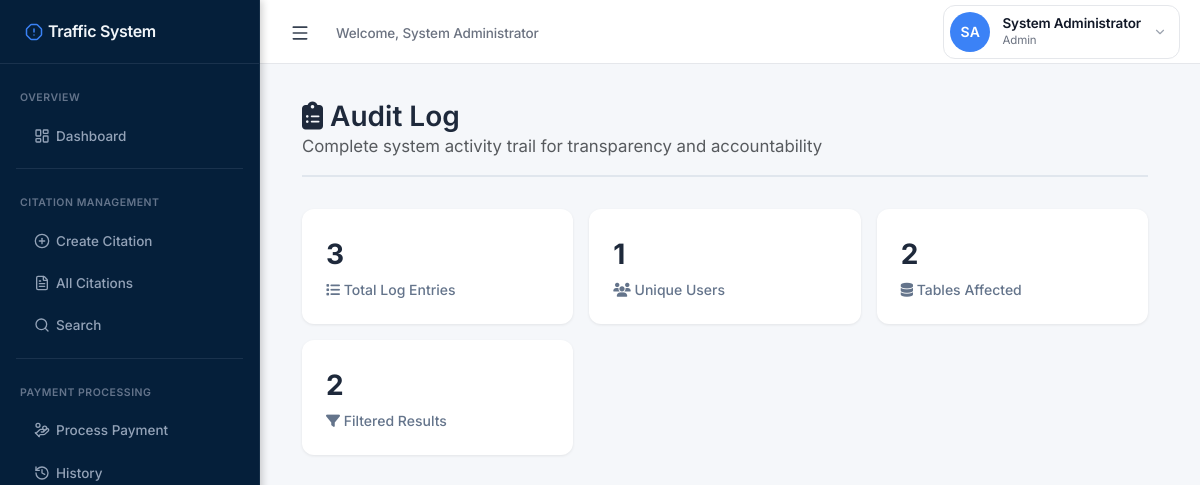
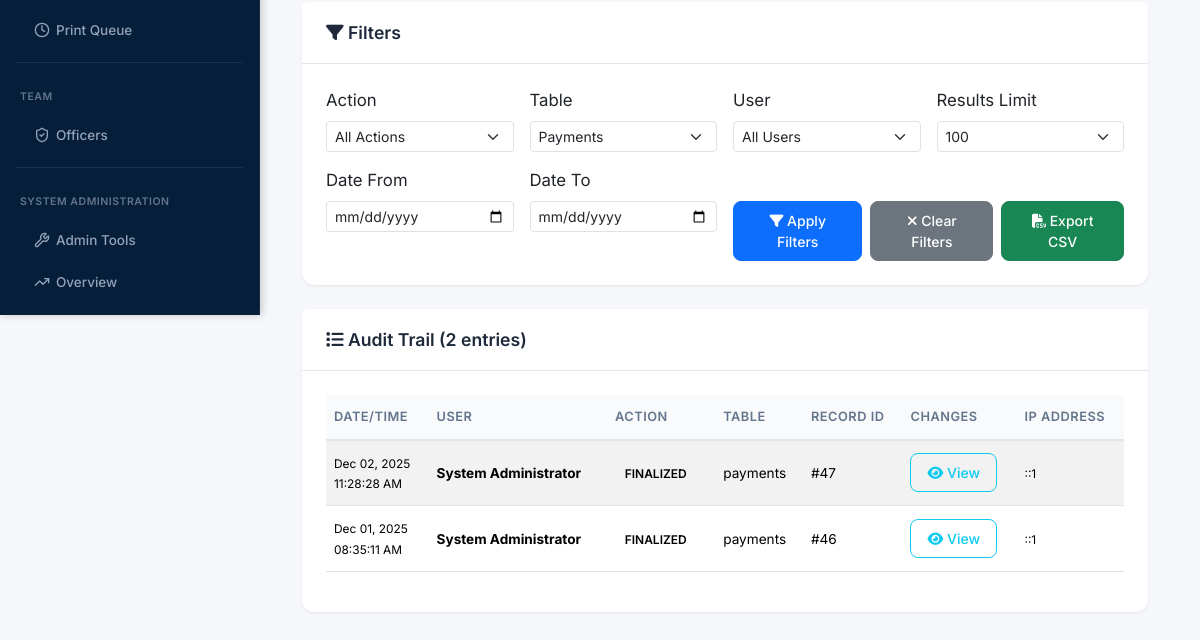
The page /public/admin/audit_log.php?table=payments (signed in) on the database as committed earlier (2 pictures, top to bottom).
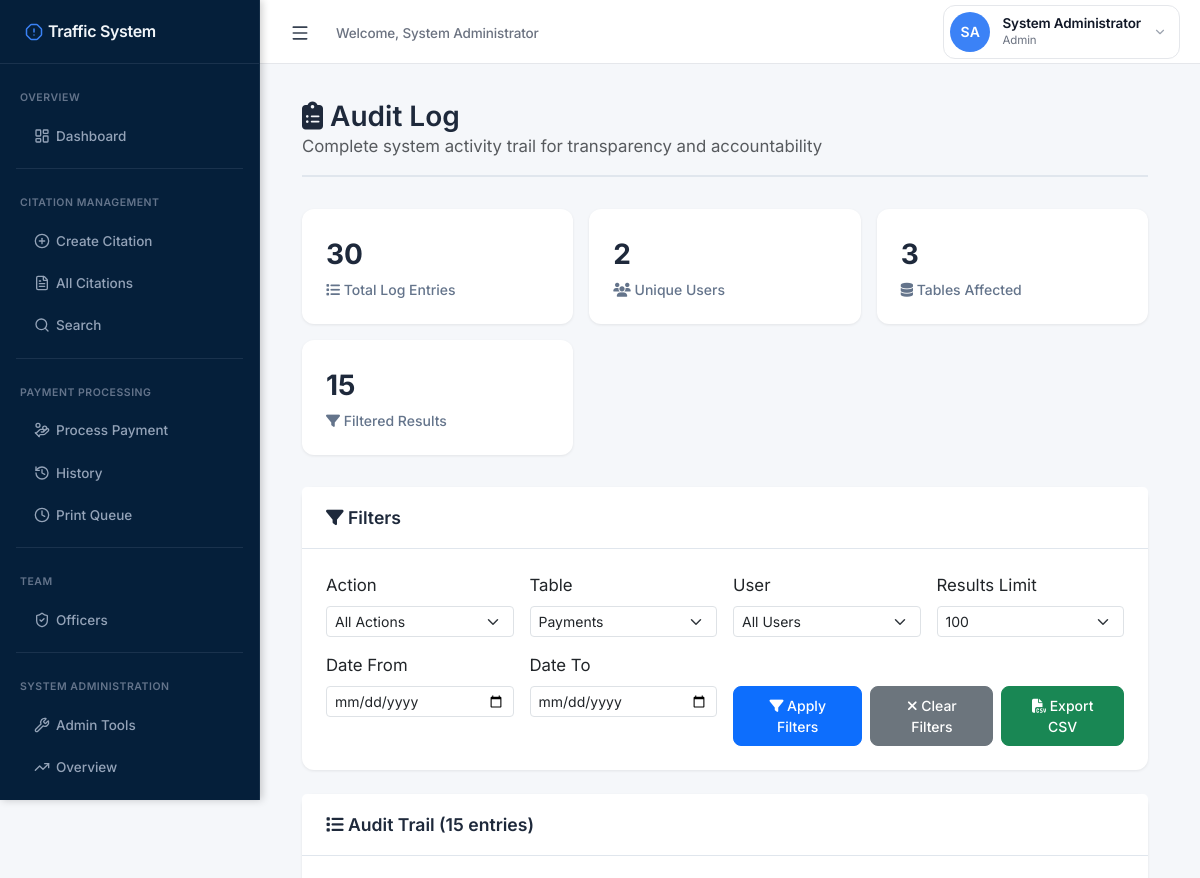
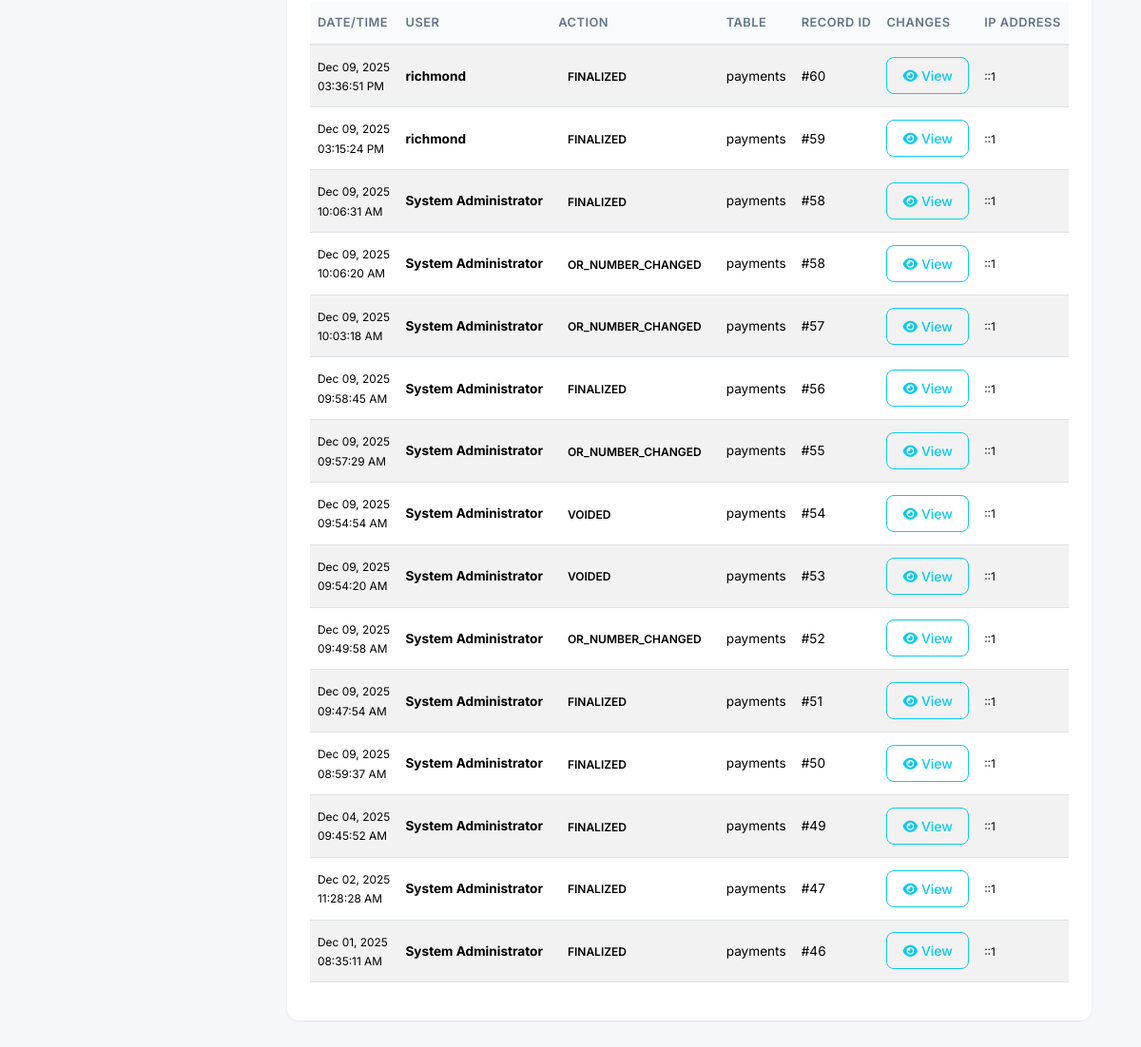
The same page on the database as committed later (2 pictures, top to bottom).
### tables this page shows
CREATE TABLE `audit_log` (
  `audit_id` int(11) NOT NULL,
  `user_id` int(11) DEFAULT NULL,
  `action` varchar(50) NOT NULL,
  `table_name` varchar(50) NOT NULL,
  `record_id` int(11) DEFAULT NULL,
  `old_values` longtext DEFAULT NULL CHECK (json_valid(`old_values`)),
  `new_values` longtext DEFAULT NULL CHECK (json_valid(`new_values`)),
  `ip_address` varchar(45) DEFAULT NULL,
  `user_agent` text DEFAULT NULL,
  `created_at` datetime NOT NULL DEFAULT current_timestamp()
);

CREATE TABLE `users` (
  `user_id` int(11) NOT NULL,
  `username` varchar(50) NOT NULL,
  `password_hash` varchar(255) NOT NULL,
  `full_name` varchar(100) NOT NULL,
  `email` varchar(100) NOT NULL,
  `role` enum('user','admin','enforcer','cashier') NOT NULL DEFAULT 'user' COMMENT 'User role: user=read-only, enforcer=field officer, cashier=payment processor, admin=full access',
  `status` enum('active','inactive','suspended') NOT NULL DEFAULT 'active',
  `last_login` datetime DEFAULT NULL,
  `created_at` datetime NOT NULL DEFAULT current_timestamp(),
  `updated_at` datetime DEFAULT NULL ON UPDATE current_timestamp(),
  `created_by` int(11) DEFAULT NULL,
  `failed_login_attempts` int(11) DEFAULT 0,
  `locked_until` datetime DEFAULT NULL
);

### includes/functions.php (called while the page is built, shortened)
<?php
function sanitize($data) {
    return trim($data);
}
?>

### services/AuditService.php (called while the page is built, shortened)
<?php
class AuditService {
    private $pdo;
    private $tableName = 'audit_log';
    public function __construct($pdo) {
        $this->pdo = $pdo;
    }
    public function getRecentActivity($limit = 100, $filters = []) {
        $where = [];
        $params = [];
        if (!empty($filters['table_name'])) {
            $where[] = "a.table_name = :table_name";
            $params[':table_name'] = $filters['table_name'];
        }
        $whereClause = !empty($where) ? 'WHERE ' . implode(' AND ', $where) : '';
        $sql = "SELECT
                    a.*,
                    u.username,
                    u.full_name as user_name
                FROM {$this->tableName} a
                LEFT JOIN users u ON a.user_id = u.user_id
                {$whereClause}
                ORDER BY a.created_at DESC
                LIMIT :limit";
        $stmt = $this->pdo->prepare($sql);
        foreach ($params as $key => $value) {
            $stmt->bindValue($key, $value);
        }
        $stmt->bindValue(':limit', $limit, PDO::PARAM_INT);
        $stmt->execute();
        return $stmt->fetchAll(PDO::FETCH_ASSOC);
    }
}

### public/admin/audit_log.php (the view, shortened to what the changed rows need)
<?php
require_once ROOT_PATH . '/includes/functions.php';
require_once ROOT_PATH . '/includes/auth.php';
require_once ROOT_PATH . '/services/AuditService.php';
$pdo = getPDO();
$auditService = new AuditService($pdo);
$filters = [];
$table = isset($_GET['table']) ? sanitize($_GET['table']) : '';
$limit = isset($_GET['limit']) ? min(500, max(10, (int)$_GET['limit'])) : 100;
if ($table) $filters['table_name'] = $table;
$auditLogs = $auditService->getRecentActivity($limit, $filters);
$sql = "SELECT
            COUNT(*) as total_logs,
            COUNT(DISTINCT user_id) as unique_users,
            COUNT(DISTINCT table_name) as tables_affected,
            MIN(created_at) as oldest_log,
            MAX(created_at) as newest_log
        FROM audit_log";
$stmt = $pdo->query($sql);
$stats = $stmt->fetch(PDO::FETCH_ASSOC);
?>
<!DOCTYPE html>
<html lang="en">
<head>
    <link href="https://cdn.jsdelivr.net/npm/bootstrap@5.3.3/dist/css/bootstrap.min.css" rel="stylesheet">
    <link rel="stylesheet" href="https://cdnjs.cloudflare.com/ajax/libs/font-awesome/6.4.2/css/all.min.css">
</head>
<body>
    <?php include __DIR__ . '/sidebar.php'; ?>
    <div class="main-content">
        <div class="container-fluid">
            <div class="page-header">
                <h2>
                    <i class="fas fa-clipboard-list"></i> Audit Log
                </h2>
            </div>
            <div class="stats-grid">
                <div class="stat-card">
                    <div class="stat-number"><?= number_format($stats['total_logs']) ?></div>
                    <div class="stat-label"><i class="fas fa-list"></i> Total Log Entries</div>
                </div>
                <div class="stat-card">
                    <div class="stat-number"><?= number_format($stats['unique_users']) ?></div>
                    <div class="stat-label"><i class="fas fa-users"></i> Unique Users</div>
                </div>
                <div class="stat-card">
                    <div class="stat-number"><?= number_format($stats['tables_affected']) ?></div>
                    <div class="stat-label"><i class="fas fa-database"></i> Tables Affected</div>
                </div>
                <div class="stat-card">
                    <div class="stat-number"><?= count($auditLogs) ?></div>
                    <div class="stat-label"><i class="fas fa-filter"></i> Filtered Results</div>
                </div>
            </div>
            <div class="card">
                <div class="card-header">
                    <h5><i class="fas fa-list"></i> Audit Trail (<?= count($auditLogs) ?> entries)</h5>
                </div>
                <div class="card-body">
                    <?php if (empty($auditLogs)): ?>
                        <div class="alert alert-info mb-0">
                            <i class="fas fa-info-circle"></i> No audit logs found matching your criteria.
                        </div>
                    <?php else: ?>
                        <div class="table-responsive">
                            <table class="table table-striped table-hover table-sm" id="auditTable">
                                <thead>
                                    <tr>
                                        <th>Date/Time</th>
                                        <th>User</th>
                                        <th>Action</th>
                                        <th>Table</th>
                                        <th>Record ID</th>
                                        <th>Changes</th>
                                        <th>IP Address</th>
                                    </tr>
                                </thead>
                                <tbody>
                                    <?php foreach ($auditLogs as $log):
                                        $oldValues = json_decode($log['old_values'], true);
                                        $newValues = json_decode($log['new_values'], true);
                                    ?>
                                        <tr>
                                            <td>
                                                <small><?= date('M d, Y', strtotime($log['created_at'])) ?><br>
                                                <?= date('h:i:s A', strtotime($log['created_at'])) ?></small>
                                            </td>
                                            <td>
                                                <strong><?= htmlspecialchars($log['user_name'] ?: $log['username'] ?: 'System') ?></strong>
                                            </td>
                                            <td>
                                                <span class="action-badge action-<?= htmlspecialchars($log['action']) ?>">
                                                    <?= htmlspecialchars($log['action']) ?>
                                                </span>
                                            </td>
                                            <td><?= htmlspecialchars($log['table_name']) ?></td>
                                            <td>#<?= htmlspecialchars($log['record_id']) ?></td>
                                            <td>
                                                <?php if ($log['action'] === 'status_change' && $oldValues && $newValues): ?>
                                                    <small>
                                                        <strong>Status:</strong>
                                                        <span class="badge bg-secondary"><?= htmlspecialchars($oldValues['status']) ?></span>
                                                        →
                                                        <span class="badge bg-primary"><?= htmlspecialchars($newValues['status']) ?></span>
                                                        <?php if (!empty($newValues['reason'])): ?>
                                                            <br><em><?= htmlspecialchars($newValues['reason']) ?></em>
                                                        <?php endif; ?>
                                                    </small>
                                                <?php elseif ($oldValues || $newValues): ?>
                                                    <button type="button" class="btn btn-sm btn-outline-info"
                                                            onclick="showChanges(<?= htmlspecialchars(json_encode(['old' => $oldValues, 'new' => $newValues])) ?>)">
                                                        <i class="fas fa-eye"></i> View
                                                    </button>
                                                <?php else: ?>
                                                    <small class="text-muted">-</small>
                                                <?php endif; ?>
                                            </td>
                                            <td><small><?= htmlspecialchars($log['ip_address'] ?: '-') ?></small></td>
                                        </tr>
                                    <?php endforeach; ?>
                                </tbody>
                            </table>
                        </div>
                    <?php endif; ?>
                </div>
            </div>
        </div>
    </div>
</body>
</html>

Rows that differ between the two databases and show on the page:
added audit_log: created_at "Dec 09, 2025", created_at "03:36:51 PM", user.full_name "richmond", action "FINALIZED", table_name "payments", record "60", ip_address "::1"
added audit_log: created_at "Dec 09, 2025", created_at "03:15:24 PM", user.full_name "richmond", action "FINALIZED", table_name "payments", record "59", ip_address "::1"
added audit_log: created_at "Dec 09, 2025", created_at "10:06:31 AM", user.full_name "System Administrator", action "FINALIZED", table_name "payments", record "58", ip_address "::1"
added audit_log: created_at "Dec 09, 2025", created_at "10:06:20 AM", user.full_name "System Administrator", action "OR_NUMBER_CHANGED", table_name "payments", record "58", ip_address "::1"
added audit_log: created_at "Dec 09, 2025", created_at "10:03:18 AM", user.full_name "System Administrator", action "OR_NUMBER_CHANGED", table_name "payments", record "57", ip_address "::1"
added audit_log: created_at "Dec 09, 2025", created_at "09:58:45 AM", user.full_name "System Administrator", action "FINALIZED", table_name "payments", record "56", ip_address "::1"
added audit_log: created_at "Dec 09, 2025", created_at "09:57:29 AM", user.full_name "System Administrator", action "OR_NUMBER_CHANGED", table_name "payments", record "55", ip_address "::1"
added audit_log: created_at "Dec 09, 2025", created_at "09:54:54 AM", user.full_name "System Administrator", action "VOIDED", table_name "payments", record "54", ip_address "::1"
added audit_log: created_at "Dec 09, 2025", created_at "09:54:20 AM", user.full_name "System Administrator", action "VOIDED", table_name "payments", record "53", ip_address "::1"
added audit_log: created_at "Dec 09, 2025", created_at "09:49:58 AM", user.full_name "System Administrator", action "OR_NUMBER_CHANGED", table_name "payments", record "52", ip_address "::1"
added audit_log: created_at "Dec 09, 2025", created_at "09:47:54 AM", user.full_name "System Administrator", action "FINALIZED", table_name "payments", record "51", ip_address "::1"
added audit_log: created_at "Dec 09, 2025", created_at "08:59:37 AM", user.full_name "System Administrator", action "FINALIZED", table_name "payments", record "50", ip_address "::1"
added audit_log: created_at "Dec 04, 2025", created_at "09:45:52 AM", user.full_name "System Administrator", action "FINALIZED", table_name "payments", record "49", ip_address "::1"
Other text that changed with them:
$stats['total_logs']: "3" → "30"
$stats['unique_users']: "1" → "2"
$stats['tables_affected']: "2" → "3"
count($auditLogs): "2" → "15"
